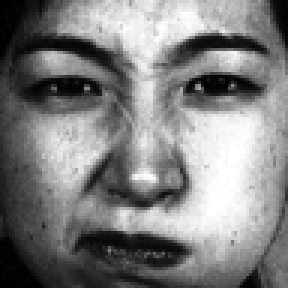
%> input picture 40_periodical_2013_HuMin/gradientGaborHistogram/KA.AN1.39.tiff, 96 x 96 px (shown 3 times larger)
$ octave gammaCorrection.m   (GNU Octave 9; MATLAB toolbox functions it lacks are replaced by stand-ins)
%> lines starting %> are read from the running program, lines starting %| are printed output that depends on the picture
### 40_periodical_2013_HuMin/gradientGaborHistogram/AGCWD.m
function enhanced_image = AGCWD(input_image,varargin)
%AGCWD implemenation code for Efficient contrast enhancement Using
%adaptive gamma correction with weighting distribution
%implementation of image contrast enhancment method in paper:https://ieeexplore.ieee.org/document/6336819/
%--------------------------------------------------------------------------
%   Inputs:
%          input_image: can be either gray image or colorful image
%          parameter  : (optional) weighting parameter for the histogram
%          can be [0,1]. Default is 0.5
%
weighting_parameter=0.5;
if(length(varargin)==1)
    weighting_parameter=varargin{1};
end

image = input_image;

%if the input image is colorful, extract it's V channel (HSV color model)
is_colorful = size(input_image,3)>1;
if(is_colorful)
    image=extractValueChannel(input_image);
end


%get the pdf of an image
pdf=get_pdf(image);

%modify the pdf
    %get min and max of pdf
    Max=max(pdf);
    Min=min(pdf);
pdf_w = Max*(((pdf-Min)/(Max - Min)).^weighting_parameter);

%get the cdf of the wieghted pdf
cdf_w=cumsum(pdf_w)/sum(pdf_w);

%create the transformation function
l = (0:255);
l_max = 255;% maximum
for i=1:256
    l(i)=l_max * (l(i)/l_max)^(1-cdf_w(i));
end
l=uint8(l);

enhanced_image = image;

%apply the new transformation to the image
[height, width] = size(image);
for i = 1:height
    for j = 1:width
        intensity = enhanced_image(i,j);
        enhanced_image(i,j) = l(intensity+1);
    end
end
if(is_colorful) % if the image is colorful then add the enhanced gray image to the colofrul image
    enhanced_image = setValueChannel(input_image,enhanced_image);
end

end
% *************** helper functions ********************
% [6 lines left out: function extractValueChannel, not called in this run]

function pdf = get_pdf(image)
%get the probability density function of an image
% Get histogram:
[pixelCounts, ~] = imhist(image);
% Compute probability density function:
pdf = pixelCounts / numel(image);

end

% [8 lines left out: function setValueChannel, not called in this run]

### 40_periodical_2013_HuMin/gradientGaborHistogram/gammaCorrection.m
img = imread('KA.AN1.39.tiff');
%> img is the input picture: size 96x96 uint8; min 0, max 255, mean 127.5
figure(1);
subplot(1,2,1);
imshow(img);

img02 = AGCWD(img); %gamma correction
%> in get_pdf, `[pixelCounts, ~] = imhist(image);`: pixelCounts = 256 values, max 191 at index 171, min 0 at index 2, mean 36
%> in get_pdf, `pdf = pixelCounts / numel(image);`: pdf = 256 values, max 0.0207 at index 171, min 0 at index 2, mean 0.00391
%> in AGCWD, `Max=max(pdf);`: Max = 0.0207
%> in AGCWD, `Min=min(pdf);`: Min = 0
%> in AGCWD, `pdf_w = Max*(((pdf-Min)/(Max - Min)).^weighting_parameter);`: pdf_w = 256 values, max 0.0207 at index 171, min 0 at index 2, mean 0.00449
%> in AGCWD, `cdf_w=cumsum(pdf_w)/sum(pdf_w);`: cdf_w = 256 values from 0.0141 to 1
%> after the loop in AGCWD, `for i=1:256`: l = 256 values from 0 to 255
%> after the loop in AGCWD, `for i = 1:height`:
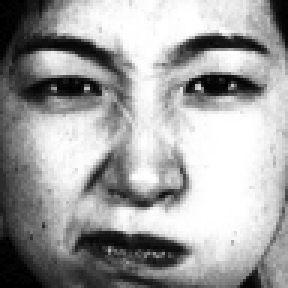
%> enhanced_image: size 96x96 uint8 (shown 3 times larger); min 0, max 255, mean 160.5
subplot(1,2,2);
imshow(img02);

$ run again, with 40_periodical_2013_HuMin/gradientGaborHistogram/andy.jpg saved as 40_periodical_2013_HuMin/gradientGaborHistogram/KA.AN1.39.tiff
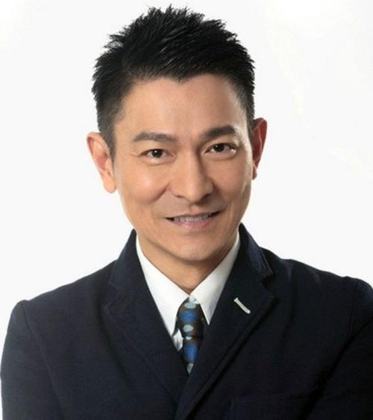
%> input picture 40_periodical_2013_HuMin/gradientGaborHistogram/andy.jpg, 373 x 420 px, shrunk from 500 x 563 before the run
%> img is the input picture: size 420x373x3 uint8; mean R, G, B 151.2, 144.4, 141.8
%> in extractValueChannel, `valueChannel = valueChannel(:,:,3) * 255;`:
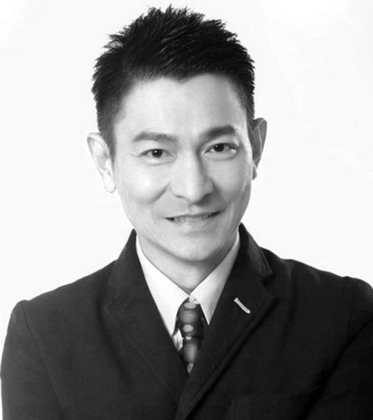
%> valueChannel: size 420x373 double; min 0, max 255, mean 154
%> pixelCounts = 256 values, max 48650 at index 250, min 49 at index 1, mean 612
%> in get_pdf, `pdf = pixelCounts / numel(image);`: pdf = 256 values, max 0.311 at index 250, min 0.000313 at index 1, mean 0.00391
%> Max = 0.311
%> Min = 0.000313
%> pdf_w = 256 values, max 0.311 at index 250, min 0 at index 1, mean 0.0246
%> cdf_w = 256 values from 0 to 1
%> after the loop in AGCWD, `for i=1:256`: l = 256 values from 0 to 255
%> in setValueChannel, `color_image = uint8(round(hsv2rgb(color_image)*255));`:
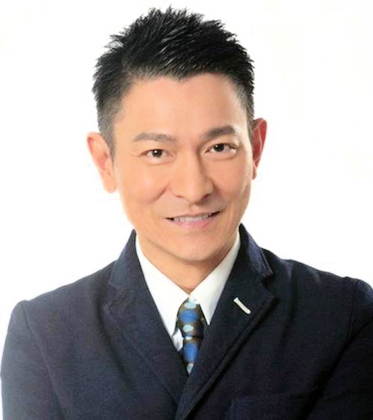
%> color_image: size 420x373x3 uint8; mean R, G, B 167.6, 159.4, 157
